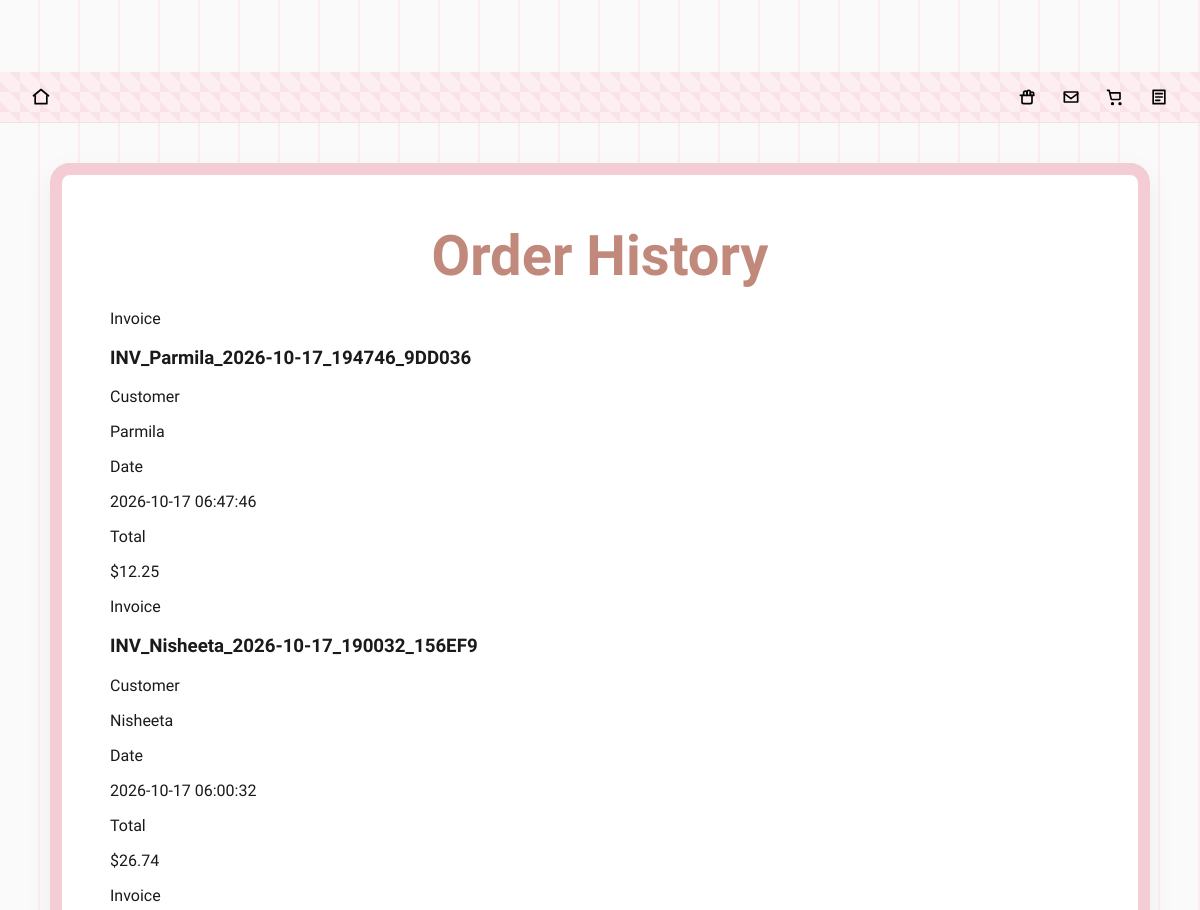
The page /order_history (upper part) on the database as committed earlier.
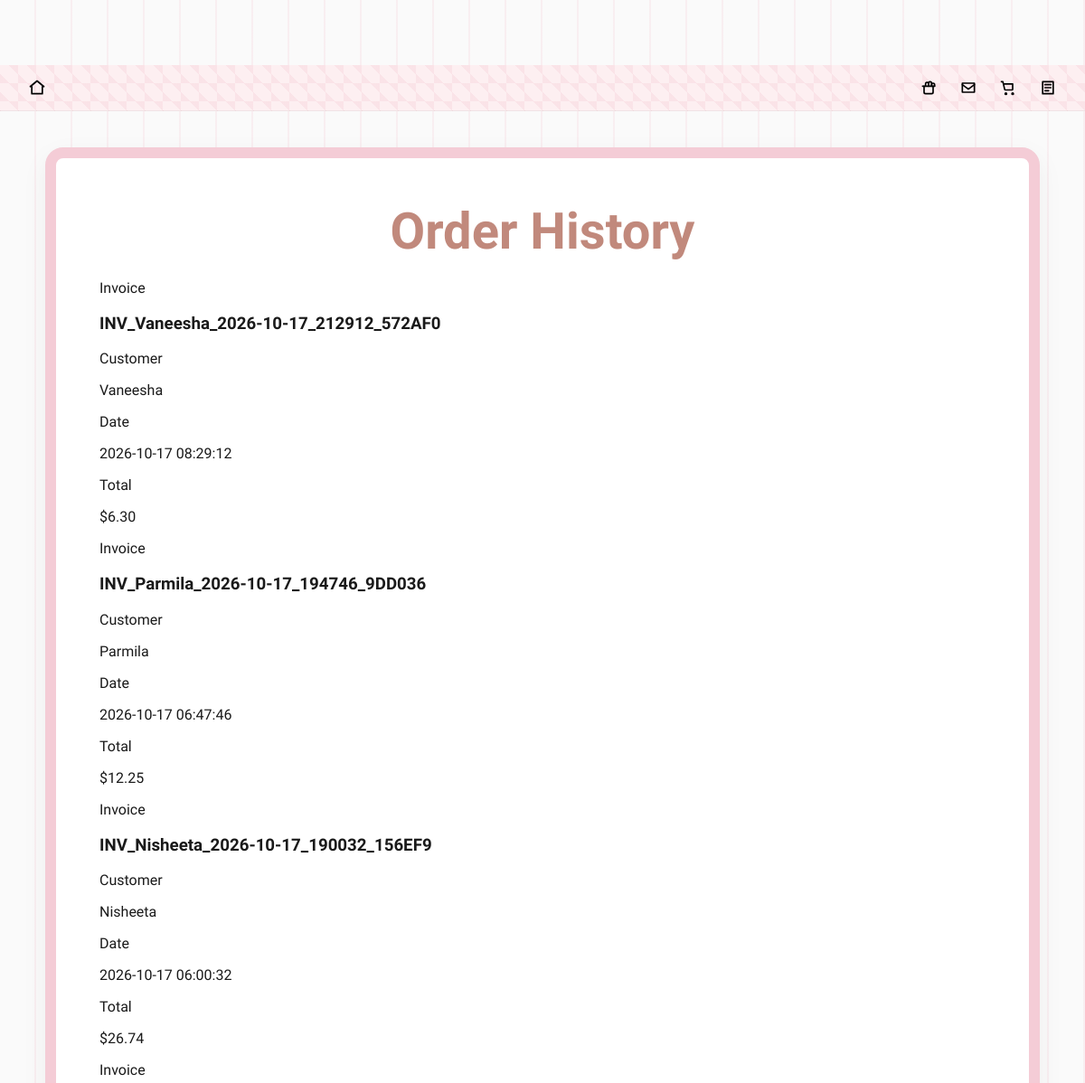
The same page on the database as committed later.
### tables this page shows
CREATE TABLE orders (
                order_id INTEGER PRIMARY KEY AUTOINCREMENT,
                invoice_number TEXT,
                customer_name TEXT,
                items TEXT,
                addons TEXT,
                total REAL,
                date TIMESTAMP DEFAULT CURRENT_TIMESTAMP
            , customer_email TEXT, customer_phone TEXT, delivery_address TEXT);

### app.py (the view)
@app.route('/order_history')
def order_history_page():
    with closing(sqlite3.connect(DB_PATH)) as conn:
        conn.row_factory = sqlite3.Row
        orders = conn.execute(
            'SELECT * FROM orders ORDER BY date DESC'
        ).fetchall()
    return render_template('order_history.html', orders=orders)

### templates/order_history.html
{% extends "base.html" %}
{% block content %}
<section class="page-shell">
    <div class="page-box wavy-box" style="max-width: 980px; width: 100%;">
        <h2 class="cursive-title">Order History</h2>
        {% if orders %}
            <div class="history-list">
                {% for order in orders %}
                <div class="history-item">
                    <div>
                        <p class="label">Invoice</p>
                        <h3>{{ order.invoice_number }}</h3>
                    </div>
                    <div>
                        <p class="label">Customer</p>
                        <p>{{ order.customer_name }}</p>
                    </div>
                    <div>
                        <p class="label">Date</p>
                        <p>{{ order.date }}</p>
                    </div>
                    <div>
                        <p class="label">Total</p>
                        <p>${{ "%.2f"|format(order.total) }}</p>
                    </div>
                </div>
                {% endfor %}
            </div>
        {% else %}
            <p class="empty-state">No orders have been placed yet.</p>
        {% endif %}
    </div>
</section>
{% endblock %}

### templates/base.html (shortened to what this page needs)
<!doctype html>
<html lang="en">
<head>
    <link rel="stylesheet" href="{{ url_for('static', filename='css/style.css') }}">
</head>
<body>
<header class="site-header">
    <div class="header-inner">
        <a href="{{ url_for('index') }}" class="header-icon" aria-label="Home">
            <svg viewBox="0 0 24 24" fill="none" stroke="currentColor" stroke-width="2" stroke-linecap="round" stroke-linejoin="round">
                <path d="M3 10.5L12 3l9 7.5"></path>
                <path d="M5 10.5V20h14V10.5"></path>
            </svg>
        </a>
        <div class="header-icons">
            <a href="{{ url_for('best_sellers_page') }}" class="header-icon" aria-label="Best Sellers">
            </a>
            <a href="{{ url_for('feedback_page') }}" class="header-icon" aria-label="Email">
                <svg viewBox="0 0 24 24" fill="none" stroke="currentColor" stroke-width="2" stroke-linecap="round" stroke-linejoin="round">
                    <path d="M4 6h16v12H4z"></path>
                    <path d="M4 8l8 6 8-6"></path>
                </svg>
            </a>
            <a href="{{ url_for('addons_page') }}" class="header-icon" aria-label="Cart">
                <svg viewBox="0 0 24 24" fill="none" stroke="currentColor" stroke-width="2" stroke-linecap="round" stroke-linejoin="round">
                    <circle cx="9" cy="20" r="1"></circle>
                    <circle cx="18" cy="20" r="1"></circle>
                    <path d="M3 4h2l2.4 10.2a1 1 0 0 0 1 .8h8.6a1 1 0 0 0 1-.8L18 7H6"></path>
                </svg>
            </a>
            <a href="{{ url_for('order_history_page') }}" class="header-icon" aria-label="Order history">
                <svg viewBox="0 0 24 24" fill="none" stroke="currentColor" stroke-width="2" stroke-linecap="round" stroke-linejoin="round">
                    <path d="M5 4h14v16H5z"></path>
                    <path d="M8 8h8"></path>
                    <path d="M8 12h8"></path>
                    <path d="M8 16h5"></path>
                </svg>
            </a>
        </div>
    </div>
</header>
<main>
    {% block content %}{% endblock %}
</main>
</body>
</html>

### static/css/style.css (style rules this page uses)
body, html { margin: 0; padding: 0; font-family: 'Poppins', 'Quicksand', sans-serif; color: #1a1a1a; background-color: #FAFAFA; background-image: repeating-linear-gradient( 90deg, transparent, transparent 38px, rgba(244, 204, 214, 0.25) 38px, rgba(244, 204, 214, 0.25) 40px ); }
a { text-decoration: none; }
.page-shell { display: flex; justify-content: center; align-items: flex-start; gap: 40px; padding: 40px 24px 60px; max-width: 1200px; margin: 0 auto; }
.page-box { margin-top: 0; }
.wavy-box { background-color: white; padding: 40px; border: 12px solid #F4CCD6; border-radius: 20px; box-shadow: 0 10px 30px rgba(0,0,0,0.05); }
.wavy-box { position: relative; overflow: visible; }
.cursive-title { font-family: 'Great Vibes', cursive; font-size: 3.5rem; text-align: center; color: #C1897C; margin: 0 0 20px 0; }
.site-header { background-color: #fdeff1; background-image: repeating-linear-gradient(45deg, rgba(244,204,214,0.35) 25%, transparent 25%, transparent 75%, rgba(244,204,214,0.35) 75%, rgba(244,204,214,0.35)); background-size: 20px 20px; border-bottom: 1px solid rgba(0,0,0,0.05); position: sticky; top: 0; z-index: 50; }
.header-inner { display: flex; align-items: center; justify-content: space-between; padding: 8px 24px; }
.header-icons { display: flex; gap: 10px; align-items: center; }
.header-icon { display: inline-flex; align-items: center; justify-content: center; color: #000; width: 34px; height: 34px; border-radius: 50%; transition: background-color 180ms ease, transform 180ms ease; }
.header-icon svg { width: 20px; height: 20px; stroke: currentColor; }
body { padding-top: 72px; }
.wavy-box { padding: 48px; }
.pill-card, .wavy-box { transition: transform 180ms ease, box-shadow 180ms ease; }

Rows that differ between the two databases and show on the page:
added orders: invoice_number "INV_Vaneesha_2026-10-17_212912_572AF0", customer_name "Vaneesha", date "2026-10-17 08:29:12", total "6.30"
